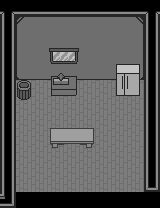

Below is a game level as drawn by its tile map, then a one-line description and the .tmx file that defines it, in full:
An orthogonal 10x13 tile map with 16x16 px tiles, 5 tile layers (Ground, Wall1, Wall2, ObjCanMove, ...), 1 hidden layer not drawn, 4 tilesets and 5 objects (OutDoor, Fridge, OutDoorBk, Start, Instruder).

<map version="1.10" tiledversion="1.10.2" orientation="orthogonal" renderorder="right-down" width="10" height="13" tilewidth="16" tileheight="16" infinite="0" nextlayerid="10" nextobjectid="26">
 <tileset firstgid="1" source="../Tile/blackblock.tsx" />
 <tileset firstgid="2" source="../Tile/housetile.tsx" />
 <tileset firstgid="258" source="../Tile/pointer_small.tsx" />
 <tileset firstgid="260" source="../Tile/pointer_small.tsx" />
 <layer id="2" name="Void" width="10" height="13" visible="0">
  <data encoding="csv">
1,1,1,1,1,1,1,1,1,1,
1,1,1,1,1,1,1,1,1,1,
1,1,1,1,1,1,1,1,1,1,
1,1,1,1,1,1,1,1,1,1,
1,1,1,1,1,1,1,1,1,1,
1,1,1,1,1,1,1,1,1,1,
1,1,1,1,1,1,1,1,1,1,
1,1,1,1,1,1,1,1,1,1,
1,1,1,1,1,1,1,1,1,1,
1,1,1,1,1,1,1,1,1,1,
1,1,1,1,1,1,1,1,1,1,
1,1,1,1,1,1,1,1,1,1,
1,1,1,1,1,1,1,1,1,1
</data>
 </layer>
 <layer id="3" name="Ground" width="10" height="13">
  <data encoding="csv">
0,0,0,0,0,0,0,0,0,0,
0,82,82,82,82,82,82,82,82,0,
0,82,82,82,82,82,82,82,82,0,
0,82,82,82,82,82,82,82,82,0,
0,82,82,82,82,82,82,82,82,0,
0,82,82,82,82,82,82,82,82,0,
0,82,82,82,82,82,82,82,82,0,
0,82,82,82,82,82,82,82,82,0,
0,82,82,82,82,82,82,82,82,0,
0,82,82,82,82,82,82,82,82,0,
0,82,82,82,82,82,82,82,82,0,
0,82,82,82,82,82,82,82,82,0,
0,0,0,0,0,0,0,0,0,0
</data>
 </layer>
 <layer id="4" name="Wall1" width="10" height="13">
  <data encoding="csv">
152,133,133,133,133,133,133,133,133,152,
147,0,0,0,0,0,0,0,0,131,
147,0,0,0,0,0,0,0,0,131,
147,0,0,0,0,0,0,0,0,131,
147,0,101,0,0,101,101,0,0,131,
147,0,0,0,0,0,0,0,0,131,
147,0,0,0,0,0,0,0,0,131,
147,0,0,0,0,0,0,0,0,131,
147,0,0,0,0,0,0,0,0,131,
147,0,0,0,0,0,0,0,0,131,
147,0,0,0,0,0,0,0,0,131,
147,0,0,0,0,0,0,0,0,136,
135,1,1,1,1,1,1,1,1,1
</data>
 </layer>
 <layer id="5" name="Wall2" width="10" height="13">
  <data encoding="csv">
0,0,0,0,0,0,0,0,0,0,
0,0,0,0,0,0,0,0,0,120,
0,0,0,0,0,0,0,0,0,120,
0,0,0,0,0,0,0,0,0,120,
0,0,0,0,0,0,0,0,0,120,
0,0,0,0,0,0,0,0,0,120,
0,0,0,0,0,0,0,0,0,120,
0,0,0,0,0,0,0,0,0,120,
0,0,0,0,0,0,0,0,0,120,
0,0,0,0,0,0,0,0,0,120,
0,0,0,0,0,0,0,0,0,120,
0,0,0,0,0,0,0,0,0,0,
116,0,0,0,0,0,0,0,0,0
</data>
 </layer>
 <layer id="6" name="ObjCanMove" width="10" height="13">
  <data encoding="csv">
0,0,0,0,0,0,0,0,0,0,
0,98,104,104,104,104,104,104,99,0,
0,105,103,103,103,103,103,103,114,0,
0,105,103,103,103,103,103,103,114,0,
0,100,0,101,101,0,0,101,102,0,
0,0,0,0,0,0,0,0,0,0,
0,87,0,0,0,0,0,0,0,0,
0,0,0,0,0,0,0,0,0,0,
0,0,0,0,0,0,0,0,0,0,
0,0,0,79,0,81,0,0,0,0,
0,0,0,0,0,0,0,0,0,0,
0,0,0,0,0,0,0,0,0,0,
0,0,0,0,0,0,0,0,0,0
</data>
 </layer>
 <layer id="7" name="Object" width="10" height="13">
  <data encoding="csv">
0,0,0,0,0,0,0,0,0,0,
0,0,0,0,0,0,0,0,0,0,
0,0,0,0,0,0,0,0,0,0,
0,0,0,89,90,0,0,0,0,0,
0,0,0,227,228,0,0,157,158,0,
0,85,0,243,244,0,0,173,174,0,
0,0,0,0,0,0,0,0,0,0,
0,0,0,0,0,0,0,0,0,0,
0,0,0,63,64,65,0,0,0,0,
0,0,0,0,0,0,0,0,0,0,
0,0,0,0,0,0,0,0,0,0,
0,0,0,0,0,0,0,0,0,0,
0,0,0,0,0,0,0,0,0,0
</data>
 </layer>
 <objectgroup id="8" name="Areas">
  <object id="1" name="OutDoor" x="16.1402" y="180.386" width="126" height="2.5" />
  <object id="18" name="Fridge" x="116" y="95.818" width="24.3636" height="10.7273" />
 </objectgroup>
 <objectgroup id="9" name="Points">
  <object id="23" name="OutDoorBk" x="74.7273" y="164.727">
   <point />
  </object>
  <object id="24" name="Start" x="70.1818" y="114.545">
   <point />
  </object>
  <object id="25" name="Instruder" x="39.6667" y="173.667">
   <point />
  </object>
 </objectgroup>
</map>
